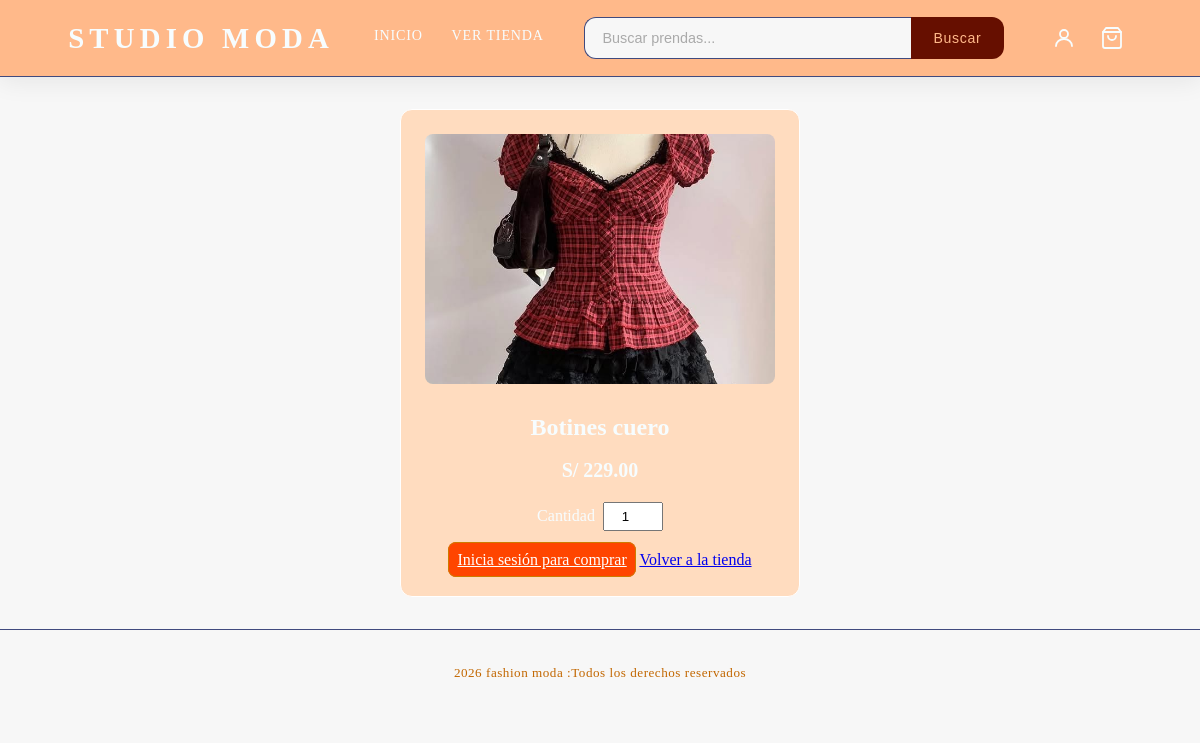
Page /detalles/4 on the committed database.
### proyecto.py (models this page shows)
class Producto(db.Model):
    id        = db.Column(db.Integer, primary_key=True)
    nombre    = db.Column(db.String(100), nullable=False)
    categoria = db.Column(db.String(50), nullable=False)
    precio    = db.Column(db.Float, nullable=False)
    imagen    = db.Column(db.String(200), default="default.jpg")

### proyecto.py (the view)
@app.route("/detalles/<int:id>")
def detalles(id):
    producto = Producto.query.get_or_404(id)
    return render_template("detalles.html", producto=producto)

### templates/detalles.html (shortened to what this page needs)
<!DOCTYPE html>
<html lang="en">
<head>
    <link rel="stylesheet" href="{{ url_for('static', filename='stylesheet.css') }}">
</head>
<body>
     <header class="header">
    <div class="header-inner">
      <div class="logo">Studio moda</div>
      <nav class="nav">
        <a href="{{ url_for('inicio') }}" class="nav-link">Inicio</a>
        <a href="{{ url_for('tienda') }}" class="nav-link">Ver Tienda</a>
      </nav>
      <div class="search-bar">
        <input type="text" class="search-input" placeholder="Buscar prendas..." />
        <button class="search-btn">Buscar</button>
      </div>
      <div class="nav-actions">
  {% if session.usuario %}
    <a href="{{ url_for('mi_cuenta') }}" class="btn-icon" title="Mi perfil">
      <svg xmlns="http://www.w3.org/2000/svg" width="24" height="24" viewBox="0 0 24 24" fill="none"
        stroke="currentColor" stroke-width="1.8" stroke-linecap="round" stroke-linejoin="round">
        <circle cx="12" cy="8" r="4" />
        <path d="M4 20c0-4 3.6-7 8-7s8 3 8 7" />
      </svg>
      <span>{{ session.usuario }}</span>
    </a>
    <a href="{{ url_for('logout') }}" class="btn-icon" title="Cerrar sesión">
      <svg xmlns="http://www.w3.org/2000/svg" width="24" height="24" viewBox="0 0 24 24" fill="none"
        stroke="currentColor" stroke-width="1.8" stroke-linecap="round" stroke-linejoin="round">
        <path d="M9 21H5a2 2 0 0 1-2-2V5a2 2 0 0 1 2-2h4"/>
        <polyline points="16 17 21 12 16 7"/>
        <line x1="21" y1="12" x2="9" y2="12"/>
      </svg>
    </a>
  {% else %}
    <a href="{{ url_for('perfil') }}" class="btn-icon" title="Perfil">
      <svg xmlns="http://www.w3.org/2000/svg" width="24" height="24" viewBox="0 0 24 24" fill="none"
        stroke="currentColor" stroke-width="1.8" stroke-linecap="round" stroke-linejoin="round">
        <circle cx="12" cy="8" r="4" />
        <path d="M4 20c0-4 3.6-7 8-7s8 3 8 7" />
      </svg>
    </a>
  {% endif %}
  <a href="{{ url_for('carrito') }}" class="btn-icon" title="Carrito">
  </a>
</div>
    </div>
  </header>
    <div class="detalle-card">
    <img src="{{ url_for('static', filename='img/' + producto.imagen) }}" alt="{{ producto.nombre }}" class="detalle-img">
    <h2>{{ producto.nombre }}</h2>
    <p class="detalle-precio">S/ {{ "%.2f"|format(producto.precio) }}</p>
    <div class="detalle-cantidad">
        <label>Cantidad</label>
        <input type="number" id="cantidad" value="1" min="1">
    </div>
    {% if session.usuario %}
        <a href="{{ url_for('agregar_carrito', id=producto.id) }}" class="btn-agregar">Agregar al carrito</a>
    {% else %}
        <a href="{{ url_for('perfil') }}" class="btn-agregar">Inicia sesión para comprar</a>
    {% endif %}
    <a href="/tienda" class="btn-volver">Volver a la tienda</a>
</div>
     <footer class="footer">
    <p> 2026 fashion moda :Todos los derechos reservados</p>
  </footer>
</body>
</html>
</html>

### static/stylesheet.css (style rules this page uses)
*, *::before, *::after { box-sizing: border-box; margin: 0; padding: 0; }
:root { --cream: #f7f7f7; --sand: #404a7e; --charcoal: #f7fdff; --warm: #660f00; --accent: #520000; --white: #ffb98a; --shadow: 0 4px 24px rgba(28, 28, 28, 0.08); --radius: 12px; }
html { scroll-behavior: smooth; }
body { background-color: var(--cream); color: var(--charcoal); font-weight: 300; line-height: 1.6; }
.header { background-color: var(--white); border-bottom: 1px solid var(--sand); position: sticky; top: 0; z-index: 100; box-shadow: var(--shadow); }
.header-inner { max-width: 1200px; margin: 0 auto; padding: 0 2rem; height: 76px; display: flex; align-items: center; justify-content: center; gap: 2.5rem; }
.nav-actions { display: flex; align-items: center; gap: 8px; flex-shrink: 0; }
.btn-icon { display: flex; align-items: center; justify-content: center; width: 40px; height: 40px; border-radius: 50%; color: var(--charcoal); text-decoration: none; transition: background-color 0.25s, color 0.25s; }
.logo { font-size: 1.8rem; font-weight: 600; letter-spacing: 0.18em; color: var(--charcoal); text-transform: uppercase; white-space: nowrap; }
.nav { display: flex; gap: 1.8rem; align-items: center; white-space: nowrap; }
.nav-link { text-decoration: none; color: var(--charcoal); font-size: 0.88rem; font-weight: 500; letter-spacing: 0.06em; text-transform: uppercase; padding-bottom: 3px; border-bottom: 2px solid transparent; transition: border-color 0.25s, color 0.25s; }
.search-bar { display: flex; align-items: center; gap: 0; flex: 1; max-width: 420px; }
.search-input { flex: 1; height: 42px; padding: 0 1.1rem; border: 1.5px solid var(--sand); border-right: none; border-radius: var(--radius) 0 0 var(--radius); background: var(--cream); font-size: 0.9rem; color: var(--charcoal); outline: none; transition: border-color 0.2s; }
.search-input::placeholder { color: #aaa; }
.search-btn { height: 42px; padding: 0 1.4rem; background-color: var(--warm); color: var(--white); border: none; border-radius: 0 var(--radius) var(--radius) 0; font-size: 0.88rem; font-weight: 500; letter-spacing: 0.05em; cursor: pointer; white-space: nowrap; transition: background-color 0.25s; }
.footer { text-align: center; padding: 2rem; font-size: 0.82rem; color: #c26700; letter-spacing: 0.04em; border-top: 1px solid var(--sand); }
.btn-agregar { margin-top: 4px; padding: 0.5rem; border: 1px solid #ce7b00; border-radius: 8px; background: orangered; cursor: pointer; color: white; }
.detalle-card { max-width: 400px; margin: 2rem auto; background: rgb(255, 220, 191); border: 1px solid #ffffff; border-radius: 12px; padding: 1.5rem; text-align: center; }
.detalle-img { width: 100%; height: 250px; object-fit: cover; border-radius: 8px; margin-bottom: 1rem; }
.detalle-precio { font-size: 20px; font-weight: 600; margin: 0.5rem 0; }
.detalle-cantidad { display: flex; justify-content: center; align-items: center; gap: 8px; margin: 1rem 0; }
.detalle-cantidad input { width: 60px; padding: 0.3rem; text-align: center; }

### rows in the picture
Producto: imagen (picture), nombre "Botines cuero", precio "229.00"
